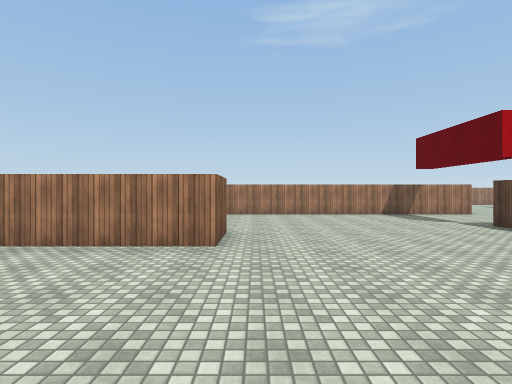
[1] (above)

24 first-person views from a walk through a 3-D level made in the Unity game engine. The camera is 1.5 m above the floor, looks level and sees 80° across. The floor is counted in squares, 2 m on a side. Each view is taken from the middle of a square. On the plan, view 1 faces up. The plan holds only what a view shows up to about 10 squares ahead; the rest is blank. The player is left out. Surface patterns are stand-ins for the level's own textures.

[2]
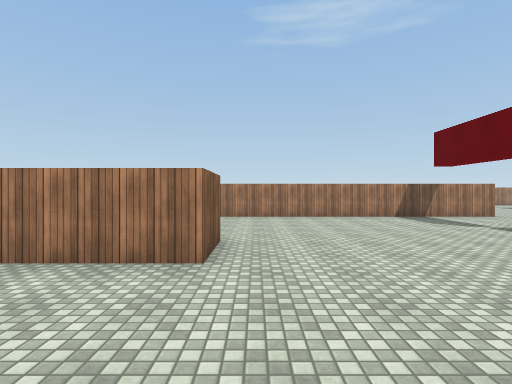

[3]
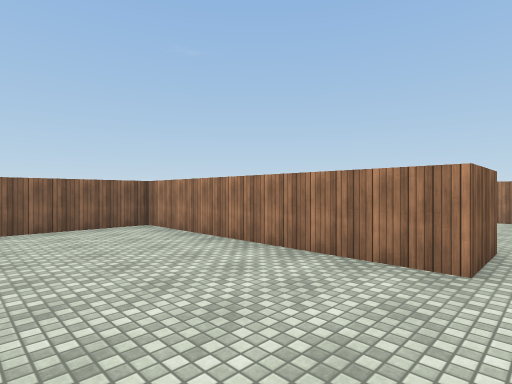

[4]
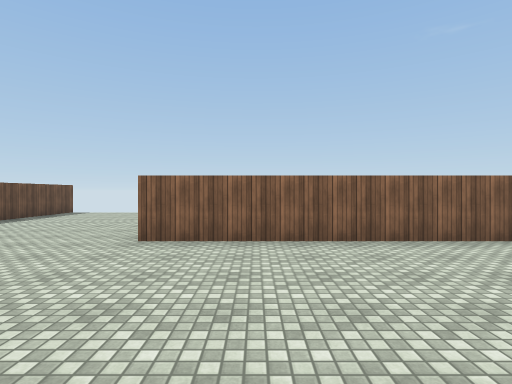

[5]
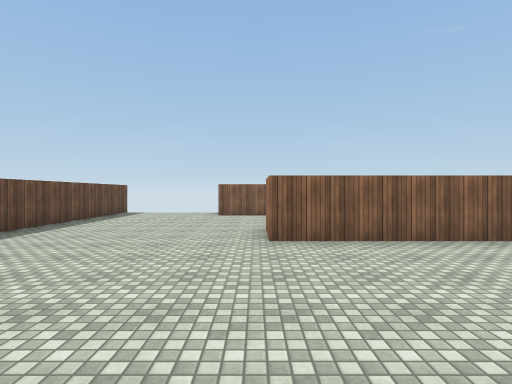

[6]
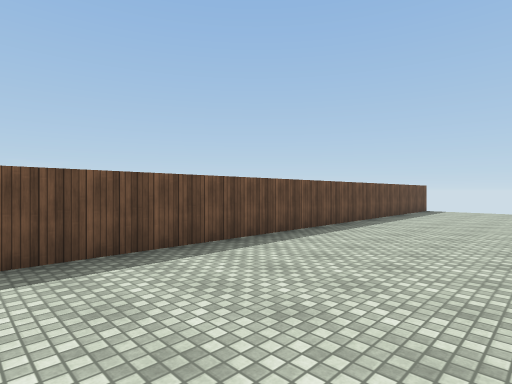

[7]
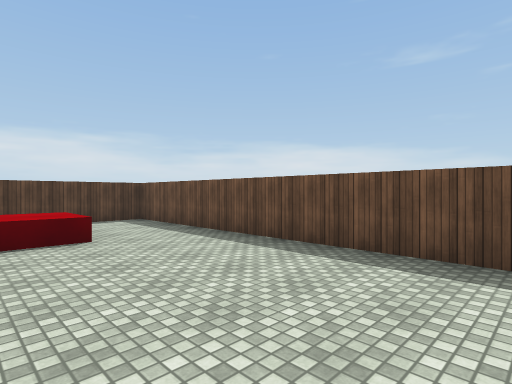

[8]
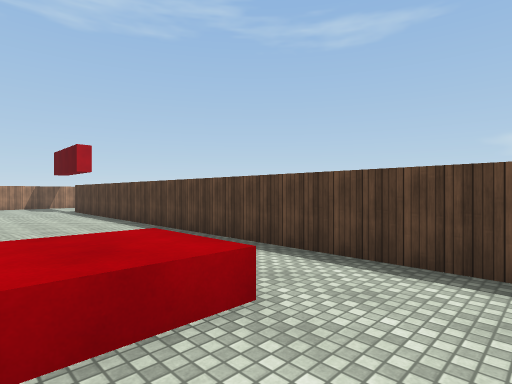

[9]
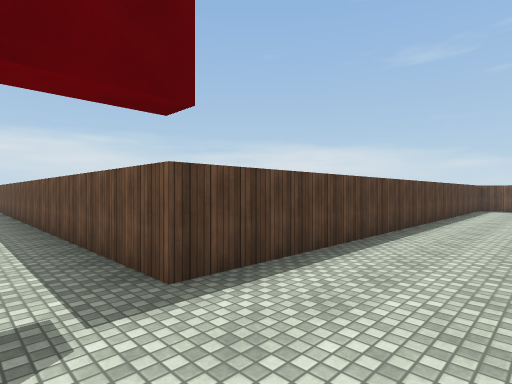

[10]
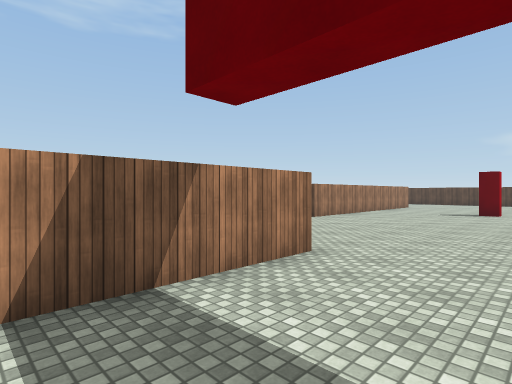

[11]
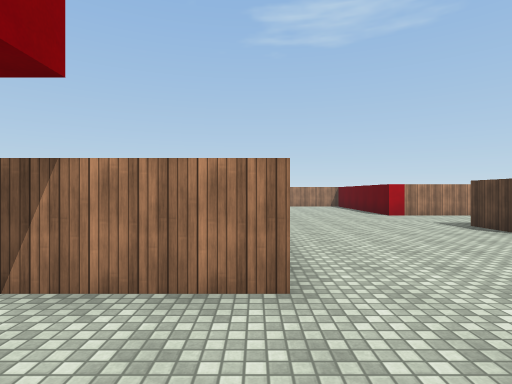

[12]
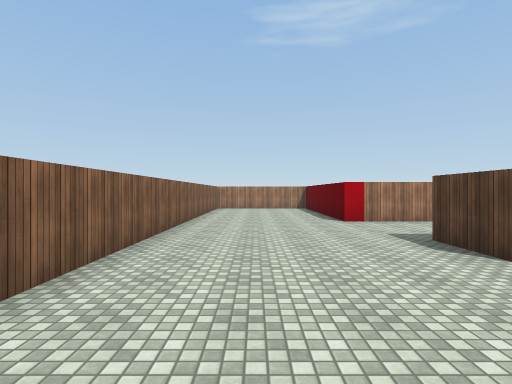

[13]
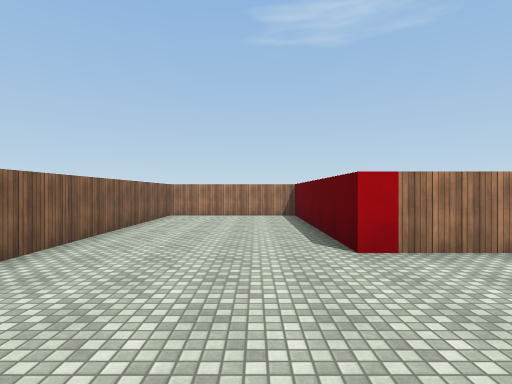

[14]
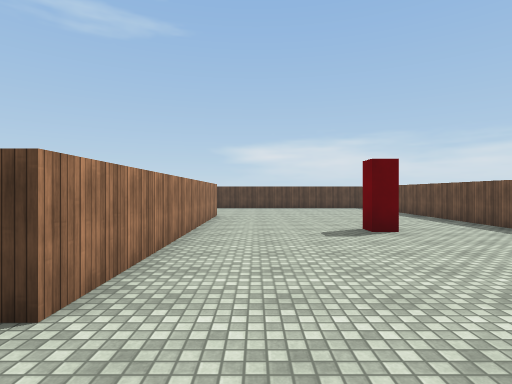

[15]
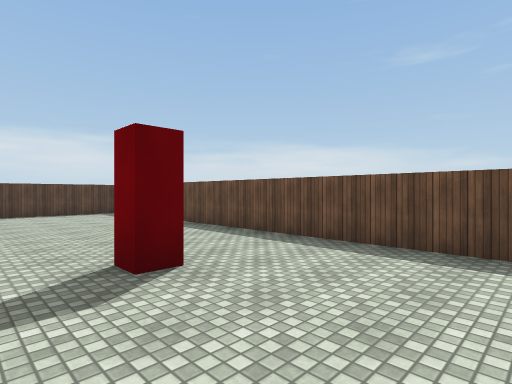

[16]
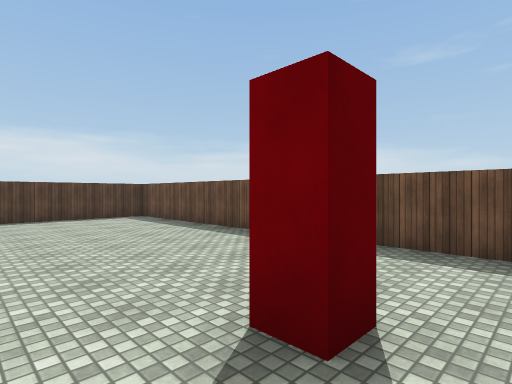

[17]
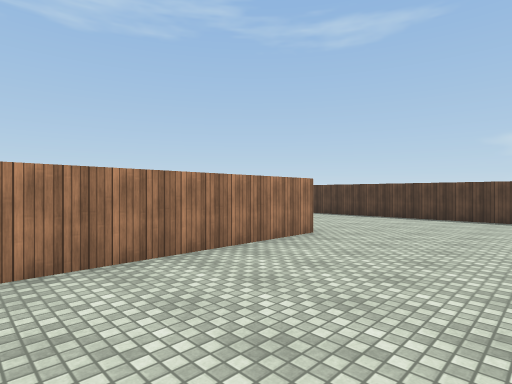

[18]
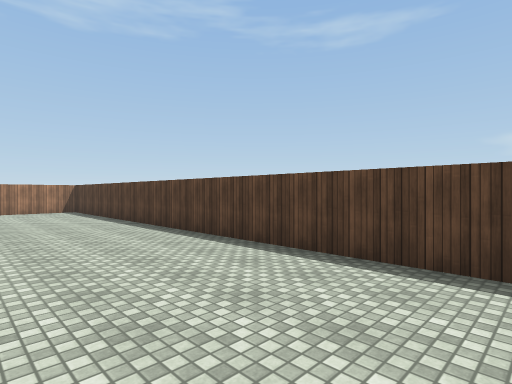

[19]
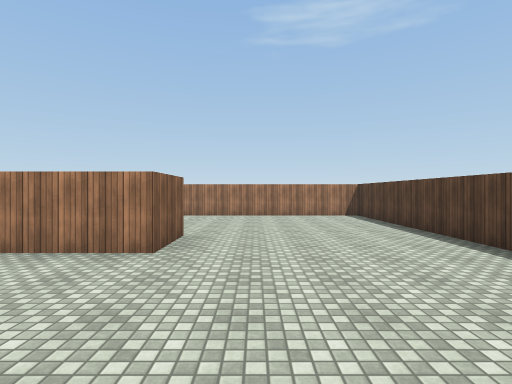

[20]
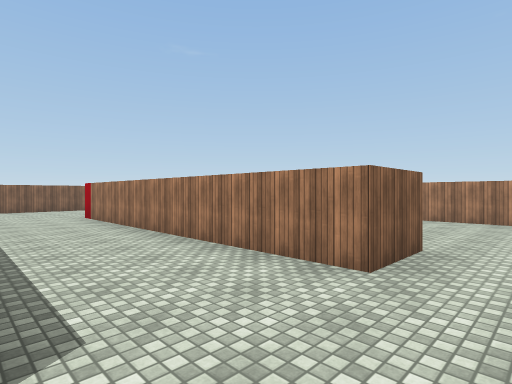

[21]
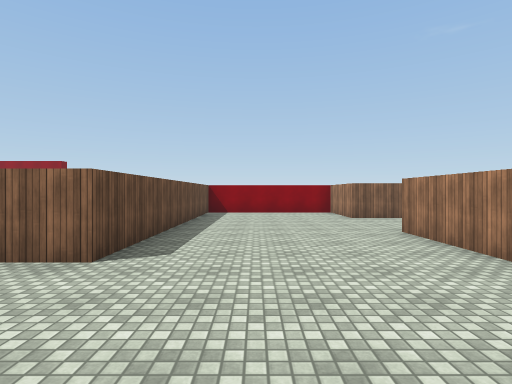

[22]
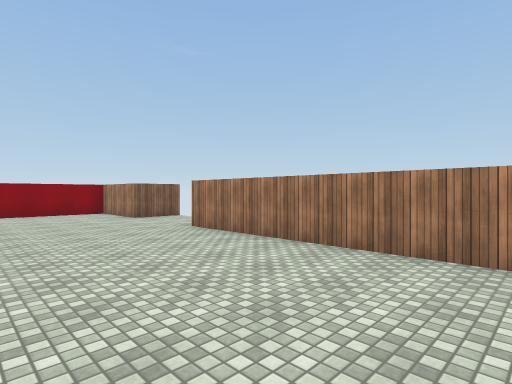

[23]
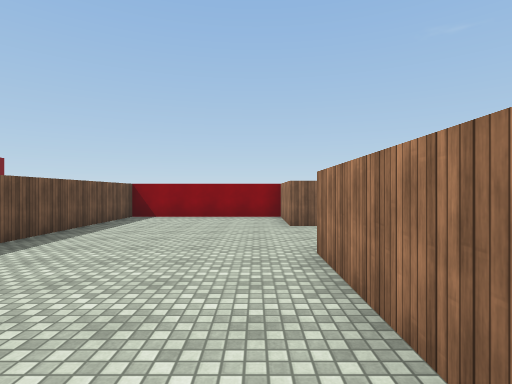

[24]
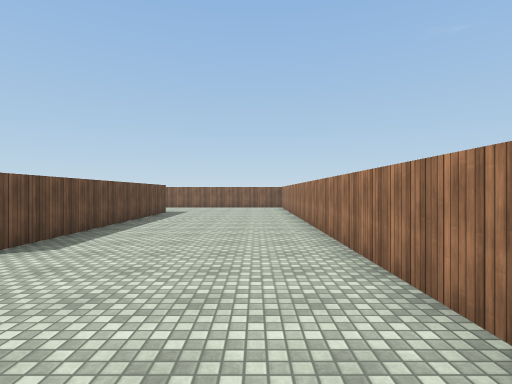

### Floor plan
Points are (right, up) in squares from view 1. A wall is a line through its corners. A room is listed if a view was taken in it or the views show most of it. See-through windows are left out.
Room 1 (views 1, 2, 3, 4, 5, 6, 7, 8, 9, 10, 11, 12, 13, 14, 15, 16, 17, 18, 19, 20, 21, 22, 23, 24)
walls: (7.2, 10.3) (-7, 10.3); (-0.5, 5.8) (-0.5, 4.2) (-6.6, 4.2) (-6.6, -1.9); (15.7, 9.2) (15.7, 9.8) (16.2, 9.8); (-7, 5.7) (-0.9, 5.7); (19.9, 13.2) (11.8, 13.2) (11.8, 14.8); (-7, -1.8) (-8, -1.8); (14.3, 25.2) (14.3, 23.8) (11.8, 23.8) (11.8, 19.3) (19.8, 19.3) (19.8, 17.8) (11.3, 17.8) (11.3, 23.8) (7.3, 23.8) (7.3, 12); (-11.8, -1.6) (-11.8, -3.2); (-12, -6.7) (5.3, -6.7) (5.3, 6.7) (24.3, 6.7) (24.3, 23.8) (17.2, 23.8)
low walls: (3.5, -4.5) (2, -4.5) (2, -3.4)

Positions as (right, up) in squares from view 1, and headings:
1: (0, 0), facing up
2: (0, 1), facing up
3: (0, 1), facing up-left
4: (-2, 0), facing left
5: (-2, -2), facing left
6: (0, -3), facing down-left
7: (-3, -3), facing down-right
8: (2, -6), facing up-right
9: (3, 8), facing down-right
10: (4, 8), facing up-right
11: (7, 8), facing up
12: (9, 10), facing up
13: (10, 14), facing up
14: (10, 12), facing right
15: (13, 11), facing down-right
16: (15, 11), facing down-right
17: (15, 10), facing up-right
18: (21, 11), facing up-right
19: (21, 14), facing up
20: (21, 15), facing up-left
21: (23, 21), facing left
22: (23, 20), facing up-left
23: (21, 23), facing left
24: (3, 9), facing left
